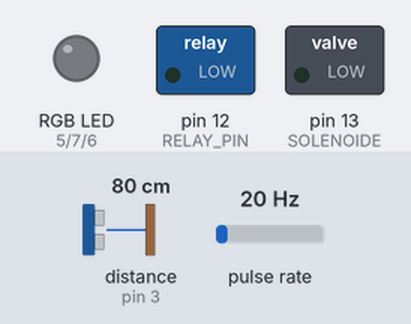
Bench run of a sketch on a simulated Arduino Uno, built with avr-gcc and run on an emulated ATmega328P. Parts: switched loads named in the sketch (green lamp = pin HIGH), an RGB LED mixed from three pins (HIGH = lit). Wiring (inferred from the names in the program): ultrasonic range finder: trigger pin 4; echo pin 3; pulse sensor: data pin 2. Inputs (shaded band) come from the test bench; at power-on: distance to the obstacle (sensor on pin 3) 80 cm, pulse rate 20 Hz. The echo pulse lasts 58.3 µs per cm; pins used as bus, display or sensor lines are not drawn.

Above: at 1.2 s.
1.3 s: distance to the obstacle (sensor on pin 3) set to 12 cm
2.8 s: distance to the obstacle (sensor on pin 3) set to 9 cm
At 3.7 s:
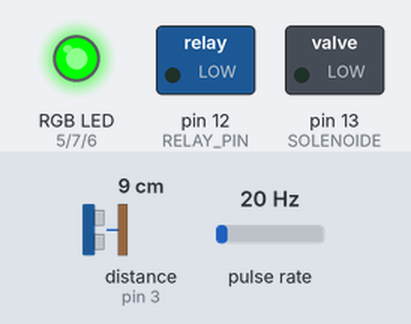
4.3 s: distance to the obstacle (sensor on pin 3) set to 127 cm
5.8 s: distance to the obstacle (sensor on pin 3) set to 133 cm
7.3 s: pulse rate (sensor on pin 2) set to 4 Hz
10.3 s: pulse rate (sensor on pin 2) set to 1 Hz
At 12.8 s:
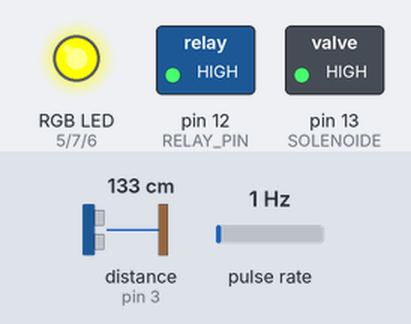
At 14.17 s:
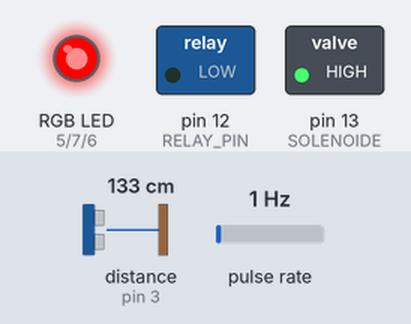
Timing chart, 0 to 14.3 s (numbered marks = the images above; inputs shaded):
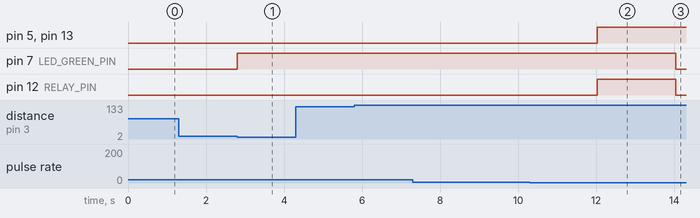

The sketch:

awa.ino
```cpp
//Includes

#include <Servo.h>
#include <SoftwareSerial.h>   // Incluimos la librería  SoftwareSerial


// Habilitacion de debug para la impresion por el puerto serial ...
//----------------------------------------------
//constantes
#define RXPIN 10
#define TXPIN 11

SoftwareSerial BT(RXPIN,TXPIN);

#define SERIAL_BAUDS 9600
#define MAX_STATES                    4
#define MAX_EVENTS                    10
#define STATE_FIRST 0
#define MIN_EVENTS 0

#define SERIAL_DEBUG_ENABLED 1

#if SERIAL_DEBUG_ENABLED
  #define DebugPrint(str)\
      {\
        Serial.println(str);\
      }
#else
  #define DebugPrint(str)
#endif

#define DebugPrintEstado(estado,evento)\
      {\
        String est = estado;\
        String evt = evento;\
        String str;\
        str = "-----------------------------------------------------";\
        DebugPrint(str);\
        str = "EST-> [" + est + "]: " + "EVT-> [" + evt + "].";\
        DebugPrint(str);\
        str = "-----------------------------------------------------";\
        DebugPrint(str);\
      }
//----------------------------------------------


//RGB
const int LED_RED_PIN   =    5;
const int LED_BLUE_PIN  =   6;
const int LED_GREEN_PIN =   7;

const int ON = 255;
const int OFF = 0;
const int VIOLET = 159;

//HCSR04
const int DIST_SENSOR_TRIG = 4;
const int DIST_SENSOR_ECHO = 3;


// Rango mapeo de potenciometro simulando el caudalimetro
const int MAX_ANALOG_VALUE = 1023;
const int MIN_ANALOG_VALUE = 0;

const int MAX_FLOW_VALUE  = 100;
const int MIN_FLOW_VALUE  = 0;
const float MIN_WATER_PUMP_FLOW = 0.2;
const float MIN_FLOW_EXPECTED = 1;

const int FLOWMETER_PIN = 2;
const int measureInterval = 2500;
volatile int pulseConter;

// YF-S201
const float factorK = 3;

//Sensor de ultrasonido
//velocidad del sonido, en microsegundos por centímetros
const int SOUND_SPEED = 58.2;
//water tank levels in cm
const int MIN_MEDITION_VALUE = 0;
const int MEASUREMENT_ERROR_ALLOWED_CM = 2;

const int LOW_WATER_LEVEL   =  0 ;
const int EXPECTED_WATER_LEVEL   =  2 ;
const int HIGH_WATER_LEVEL   =  10 ;
const int TANK_DEPTH = 12;

const int TIMER_CERO = 0;
const int SOLENOIDE      =    13;
const int WATER_GATE_OPENING_ANGLE = 90;
const int WATER_GATE_CLOSE_ANGLE = 0;

const int RELAY_PIN = 12;
const int SERVO_TIMEOUT = 15; // MILLISECONDS
const int TIMEOUT = 50;
const int PUMP_TIMEOUT = 8000; // SECONDS
const int SERVICE_TIMEOUT = 2500; // SECONDS
const int FLOW_TIMEOUT = 2000; // MILLISECONDS
const int TEST_TIMEOUT = 3000; // MILLISECONDS

//Constantes del Bluetooth
const char NOTIFICATION_LED = 'A';
const char GET_WATER_LEVEL = 'B';
//------------------------------------------------------------

  // functions
  void state_machine();
  void initialize_sistem();
  void get_new_event();
  void get_new_event_gate_closed(double actual_water_distance, double actual_water_flow, long current_time);
  void get_new_event_gate_opened(double actual_water_distance, double actual_water_flow, long current_time);
  void get_new_event_pressurized_load(double actual_water_distance, double actual_water_flow, long current_time);
  void get_new_event_suspended_load(double actual_water_distance, double actual_water_flow, long current_time);
  float get_water_flow();
  double get_distance_to_the_water();
  void Color(int R, int G, int B);
  void color_timeout(int R, int G, int B);
  void turn_on_green_led();
  void turn_on_yellow_led();
  void turn_on_red_led();
  void turn_on_blue_led();
  void turn_on_white_led();
  void drop_flow_timer();

 typedef void (*transition)();

  //Actions
  void none                  ();// Literalmente, no hace nada
  void error();
  void finish_load(); //Finaliza la carga, apaga la bomba y cierra la compuerta
  void start_load(); //Comeinza el cargado del tanque
  void start_presurized_load(); //Comienza el cargado presurizado
  void close_water_gate(); //Cierra la compuerta
  void start_water_pump(); //Prende la bomba
  void stop_water_pump(); //Apaga la bomba
  void show_level(); // Muestra el nivel del tanque
  void handle_service_down(); // Se encarga de apoagar la bomba para que no se queme por falta de agua, e inicializa un timer para testear estado del servicio de agua.
  void start_pump_cooldown(); // Apaga la bomba para que no se queme, cambia el estado a "Carga suspendida" e inicializa un timer para testear el sevicio de agua.
  void handle_hot_pump(); // Bipasea el estado "Carga Presurizada", cuando se quiere ir a este desde el estado "Compuerta Abierta" por "Sin Presion", en el caso que el período de enfriamiento no haya terminado.
  void setup_service_test_timer(); // Inicializa el timer para salir del estado sin servicio a ver si hay agua
  void drop_service_test_timer(); // Cancela el timer para salir del estado sin servicio a ver si hay agua, puesto que se salió por otros medios
  void drop_pump_timer(); // In the case that the pump is being running for only so long, but the caudal gets too low. It drops the heating pump timer
  void setup_pump_timer(); // Inicializa el timer para apagar la bomba después de X segundos de funcionamiento.sto que se salió por otros medios
  void drop_test_timer(); // In the case that the pump is being running for only so long, to test the water supply and there is no supply.
  void setup_test_timer(); // Inicializa el timer para apagar la bomba después de X segundos de funcionamiento para testear flujo.
  void test_service(); // Arranca la bomba a ver si hay presión

//States
enum states          {  ST_GATE_CLOSED  ,  ST_GATE_OPENED ,  ST_PRESSURIZED_LOAD ,  ST_SUSPENDED_LOAD } current_state;
String states_s [] = { "ST_GATE_CLOSED", "ST_GATE_OPENED", "ST_PRESSURIZED_LOAD", "ST_SUSPENDED_LOAD"};
enum states last_state;

//Events
enum events
{
    EV_CONT  ,  EV_EXPECTED_WATER_LEVEL ,  EV_NO_PRESSURE ,  EV_HOT_PUMP ,  EV_PRESSURE ,  EV_SERVICE_TIMEOUT ,  EV_PUMP_TIMEOUT ,  EV_FLOW_TIMEOUT,  EV_TEST_TIMEOUT,   EV_UNKNOWN
} new_event;
String events_s [] =
{
    "EV_CONT", "EV_EXPECTED_WATER_LEVEL", "EV_NO_PRESSURE", "EV_HOT_PUMP", "EV_PRESSURE", "EV_SERVICE_TIMEOUT", "EV_PUMP_TIMEOUT", "EV_FLOW_TIMEOUT",  "EV_TEST_TIMEOUT", "EV_UNKNOWN"
};
enum events last_event;

transition state_table_actions[MAX_STATES][MAX_EVENTS] =
{
  {show_level, finish_load, start_load             , start_load         , start_load         , error       , drop_pump_timer       , drop_flow_timer,  drop_test_timer, error } , // state ST_GATE_CLOSED
  {none      , finish_load, start_presurized_load  , handle_hot_pump    , none               , error       , drop_pump_timer       , drop_flow_timer,  drop_test_timer, error } , // state ST_GATE_OPENED
  {none      , finish_load, handle_service_down    , handle_service_down, none               , error       , start_pump_cooldown   , drop_flow_timer,  drop_test_timer, error } , // state ST_PRESSURIZED_LOAD
  {none      , finish_load, none                   , none               , start_load         , test_service, start_presurized_load , drop_flow_timer,  drop_test_timer, error } , // state ST_SUSPENDED_LOAD
};

bool timeout;
long past_time;
long service_timer;
long pump_timer;
long servo_timer;
long flow_timer;
long test_timer;
float previous_water_flow = 0;
double previous_water_distance = 0;
//Variables de tiempo de LEDs
long current_time_LED;
int waiting_time = 15;
//Variables de tiempo de bomba de agua
long current_time_PUMP_2;
long current_time_PUMP_10;
int waiting_time_PUMP_2=2;
int waiting_time_PUMP_10=10;
int solenoideActivate = 1;
long timer_solenoide = 0;
long timer_actual;
const int FM_REFRESH_RATE = 2000; // ms
int lastRefreshTime = 0;
int lastFlow = 0;
double actual_water_distance;
//-----------------------------------------------------

void setup()
{
  initialize_sistem();
}

void loop()
{
  state_machine();
}


//-----------------------------------------------------
void state_machine()
{
  get_new_event();

  if( (new_event >= MIN_EVENTS) && (new_event < MAX_EVENTS) && (current_state >= STATE_FIRST) && (current_state < MAX_STATES) )
  {
    state_table_actions[current_state][new_event]();
  }
  // Consumo el evento...
  new_event   = EV_CONT;
  last_state = current_state;
}


//-----------------------------------------------------
//Inicializamos los pins
void initialize_sistem()
{
  Serial.begin(SERIAL_BAUDS);

  pinMode(RXPIN, INPUT);
  pinMode(TXPIN, OUTPUT);

  BT.begin(SERIAL_BAUDS);

  pinMode(LED_RED_PIN     , OUTPUT);
  pinMode(LED_GREEN_PIN   , OUTPUT);
  pinMode(LED_BLUE_PIN    , OUTPUT);

  pinMode(DIST_SENSOR_TRIG, OUTPUT);
  pinMode(DIST_SENSOR_ECHO, INPUT);

  pinMode(RELAY_PIN       , OUTPUT);
  pinMode(SOLENOIDE,OUTPUT);
  attachInterrupt(digitalPinToInterrupt(FLOWMETER_PIN), ISRCountPulse, RISING);

  timeout = false;
  past_time = millis();

  current_state = ST_GATE_CLOSED;
  previous_water_distance = get_distance_to_the_water();
  previous_water_flow = get_water_flow();

}

//-----------------------------------------------------

void get_new_event()
{
  actual_water_distance = TANK_DEPTH - get_distance_to_the_water();
  double actual_water_flow = get_water_flow();
  long current_time = millis();

  check_bluetooth();

  if( actual_water_distance >=  EXPECTED_WATER_LEVEL )
  {
    new_event = EV_EXPECTED_WATER_LEVEL; // EV_EWL
  }
  else if ( flow_timer != NULL && flow_timer != TIMER_CERO && current_time - flow_timer >= FLOW_TIMEOUT )
  {
    new_event = EV_FLOW_TIMEOUT;
  }
  else if ( pump_timer != NULL && pump_timer != TIMER_CERO && current_time - pump_timer >= PUMP_TIMEOUT)
  {
    new_event = EV_PUMP_TIMEOUT;
  }
  else if ( service_timer != NULL && service_timer != TIMER_CERO && current_time - service_timer >= SERVICE_TIMEOUT )
  {
    new_event = EV_SERVICE_TIMEOUT;
  }
  else if ( test_timer != NULL && test_timer != TIMER_CERO && current_time - test_timer >= TEST_TIMEOUT )
  {
    new_event = EV_TEST_TIMEOUT;
  }
  else if (flow_timer != NULL && flow_timer != TIMER_CERO)
  {
    new_event = EV_CONT;
  }
  else
  {
    if( actual_water_flow < MIN_FLOW_EXPECTED )
    {
      if (pump_timer != NULL && pump_timer != TIMER_CERO)
      {
        new_event = EV_HOT_PUMP; // EV_LWL_LP_HP
      }
      else if (test_timer != NULL && test_timer != TIMER_CERO)
      {
        new_event = EV_CONT;
      }
      else
      {
        new_event = EV_NO_PRESSURE; // EV_LWL_LP
      }
    }
    else
    {
      new_event = EV_PRESSURE;
    }
  }
  previous_water_distance = actual_water_distance;
  previous_water_flow = actual_water_flow;
}

//-----------------------------------------------------
//Read flowmeter(potentiometer) and return value
float get_water_flow()
{
  if( millis() - lastRefreshTime >= FM_REFRESH_RATE )
  {
    noInterrupts(); // desactivo las interrupciones para poder leer.
    lastFlow = pulseConter * 1000 / FM_REFRESH_RATE;
    lastFlow = lastFlow / factorK ;
    pulseConter = 0;
    interrupts(); // vuelvo a capturar las interrupciones para contar nuevamente.
    lastRefreshTime = millis();
  }
  return lastFlow;
}

void ISRCountPulse()
{
   pulseConter++;
}
//-----------------------------------------------------
//-----------------------------------------------------
//Esta bien definir las variables adentro? sacar afuera
double get_distance_to_the_water()
{
  digitalWrite(DIST_SENSOR_TRIG,LOW);
  if(micros() - current_time_PUMP_2 >= waiting_time_PUMP_2)
  {
	digitalWrite(DIST_SENSOR_TRIG,HIGH);
	current_time_PUMP_2=micros();
  }

  if(micros() - current_time_PUMP_10 >= waiting_time_PUMP_10)
  {
	digitalWrite(DIST_SENSOR_TRIG,LOW);
	current_time_PUMP_10 = micros();
  }

  double duracion  = pulseIn(DIST_SENSOR_ECHO,HIGH);
  double distancia = (duracion/SOUND_SPEED);
  return distancia;
}

void none();
//-----------------------------------------------------
void show_level()
{
  double actual_water_distance = get_distance_to_the_water();

  if (actual_water_distance < LOW_WATER_LEVEL)
  {
	  turn_on_yellow_led();
  }
  else if (actual_water_distance >= LOW_WATER_LEVEL)
  {
    turn_on_green_led();
  }
  else
  {
    turn_on_red_led();
  }
}

//-----------------------------------------------------
//SERVO functions
void open_water_gate()
{
  digitalWrite(SOLENOIDE,HIGH);
}
void close_water_gate()
{
  digitalWrite(SOLENOIDE,LOW);
}

//-----------------------------------------------------

//WATER PUMP functions
void start_water_pump()
{
  digitalWrite(RELAY_PIN, HIGH);
}
void stop_water_pump()
{
  digitalWrite(RELAY_PIN, LOW);
}

void error()
{
  if (last_state == ST_PRESSURIZED_LOAD)
  {
    stop_water_pump();
  }
  drop_service_test_timer();
  turn_on_white_led();
  current_state = ST_GATE_CLOSED;
}

void none()
{
}

//-----------------------------------------------------
void start_load()
{
  if (service_timer != NULL && service_timer != 0)
  {
    drop_service_test_timer();
  }
  setup_flow_timer();
  turn_on_yellow_led();
  current_state = ST_GATE_OPENED;
}

void finish_load()
{
  // Apago la bomba
  if (last_state == ST_PRESSURIZED_LOAD)
  {
    stop_water_pump();
  }
  // Descarto el timer para chekcear el servicio
  if (service_timer != NULL && service_timer != 0)
  {
    drop_service_test_timer();
  }
  close_water_gate();
  turn_on_green_led();
  current_state = ST_GATE_CLOSED;
}
//-----------------------------------------------------
void start_presurized_load()
{
  digitalWrite(SOLENOIDE,HIGH);
  start_water_pump();
  setup_flow_timer();
  setup_pump_timer();
  turn_on_yellow_led();
  current_state = ST_PRESSURIZED_LOAD;
}

void start_pump_cooldown()
{
  stop_water_pump();
  setup_flow_timer();
  setup_pump_timer();
  turn_on_blue_led();
  current_state = ST_SUSPENDED_LOAD;
}

void handle_hot_pump()
{
  setup_flow_timer();
  turn_on_blue_led();
  current_state = ST_SUSPENDED_LOAD;
}

void handle_service_down()
{
  stop_water_pump();
  drop_pump_timer();
  setup_flow_timer();
  setup_service_test_timer();
  turn_on_red_led();
  current_state = ST_SUSPENDED_LOAD;
}

void test_service()
{
  start_water_pump();
  drop_service_test_timer();
  setup_flow_timer();
  setup_test_timer();
  turn_on_yellow_led();
  current_state = ST_PRESSURIZED_LOAD;
}

void drop_pump_timer()
{
  pump_timer = NULL;
}

void drop_service_test_timer()
{
  service_timer = NULL;
}

void setup_service_test_timer()
{
  service_timer = millis();
}

void setup_pump_timer()
{
  pump_timer = millis();
}

void drop_flow_timer()
{
  flow_timer = NULL;
}

void setup_flow_timer()
{
  flow_timer = millis();
}

void drop_test_timer()
{
  int flow = get_water_flow();
  if (flow > MIN_FLOW_EXPECTED)
  {
    start_presurized_load();
  }
  else
  {
    handle_service_down();
  }
  test_timer = NULL;
}

void setup_test_timer()
{
  test_timer = millis();
}

//-----------------------------------------------------
//LEDS
void turn_on_green_led() // Nivel de agua "esperado"
{
  color_timeout( OFF, ON, OFF);
}
void turn_on_yellow_led() // Nivel de agua "bajo"
{
  color_timeout( ON, ON, OFF);
}
void turn_on_red_led() // Sin suministro, creo
{
  color_timeout( ON, OFF, OFF);
}
void turn_on_blue_led() // Bomba, en enfriamiento
{
  color_timeout( OFF, OFF, ON);
}
void turn_on_white_led() // Algo dió error
{
  color_timeout( ON, ON, ON);
}

//-----------------------------------------------------

void color_timeout(int R, int G, int B)
{
  if(millis() - current_time_LED >= waiting_time)
  {
    Color(R,G,B);
    current_state = ST_GATE_CLOSED;
    current_time_LED = millis();
  }
}

//-----------------------------------------------------
//RGB functions
void Color(int R, int G, int B)
{
     analogWrite(LED_RED_PIN  , R) ;    // Red
     analogWrite(LED_GREEN_PIN, G) ;    // Green
     analogWrite(LED_BLUE_PIN , B) ;    // Blue
}

void check_bluetooth()
{
  if(BT.available())    // Si llega un dato por el puerto BT se envía al monitor serial
  {
    char message = BT.read();
    if (message == NOTIFICATION_LED)
    {
      Serial.print(message);
      Color(VIOLET,OFF,ON);//violeta, el usuario ya recibio la informacion
    }
    if (message == GET_WATER_LEVEL)
    {
      char buffer[10] = "";
      BT.println(dtostrf(actual_water_distance, 5, 3, buffer));
    }
  }
}
```

Measured:
- the behaviour switches between 11 and 10 cm on distance to the obstacle (sensor on pin 3) (found by bisection; images 0 and 1)
- the behaviour switches between 3 and 2 Hz on pulse rate (sensor on pin 2) (found by bisection; images 1 and 2)
- after the input at 1.3 s, every drawn part: stays the same
- after the input at 2.8 s, pin 7 (LED_GREEN_PIN): LOW → HIGH at once
- after the input at 4.3 s, every drawn part: stays the same
- after the input at 5.8 s, every drawn part: stays the same
- after the input at 7.3 s, every drawn part: stays the same
- after the input at 10.3 s, pin 5 (LED_RED_PIN), pin 13 (SOLENOIDE): LOW → HIGH after 1.7 s; pin 7 (LED_GREEN_PIN): HIGH → LOW after 3.7 s; pin 12 (RELAY_PIN): LOW → HIGH after 1.7 s, → LOW 2.0 s later
